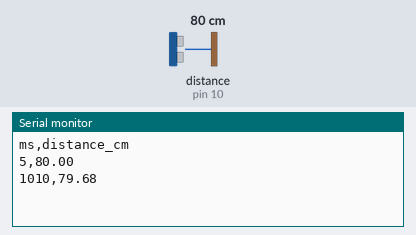
The sketch below on a simulated Arduino Uno, built with avr-gcc and run on an emulated ATmega328P. Shown: the last lines printed to the serial monitor. Wiring (inferred from the names in the program): ultrasonic range finder: trigger pin 9; echo pin 10. The test bench sets the inputs (shaded band); at power-on: distance to the obstacle (sensor on pin 10) 80 cm. The echo pulse lasts 58.3 µs per cm.

Above: at 1.8 s.
1.9 s: distance to the obstacle (sensor on pin 10) set to 2 cm
At 2.8 s:
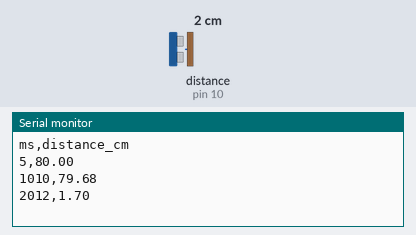
3.4 s: distance to the obstacle (sensor on pin 10) set to 4 cm
At 4.8 s:
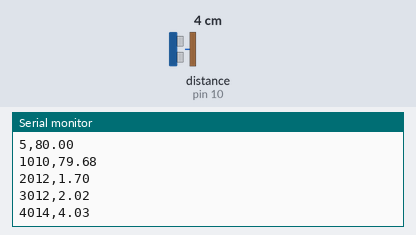
Timing chart, 0 to 6.4 s (numbered marks = the images above; inputs shaded):
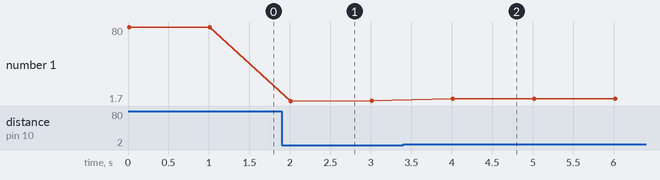

Measured:
- after the input at 1.9 s, the serial monitor: prints a new line after 0.11 s (image 1)
- after the input at 3.4 s, the serial monitor: prints a new line after 0.62 s (image 2)
- plotted number 1: 79.68 → 2.02 after the input at 1.9 s, 2.02 → 4.03 after the input at 3.4 s

The sketch:

HC-SR04.ino
```cpp
#define TRIG_PIN 9
#define ECHO_PIN 10

void setup() {
  Serial.begin(9600);

  pinMode(TRIG_PIN, OUTPUT);
  pinMode(ECHO_PIN, INPUT);

  Serial.println("ms,distance_cm");
}

void loop() {

  // Clear trigger
  digitalWrite(TRIG_PIN, LOW);
  delayMicroseconds(2);

  // Send 10 us pulse
  digitalWrite(TRIG_PIN, HIGH);
  delayMicroseconds(10);
  digitalWrite(TRIG_PIN, LOW);

  // Read echo with 30 ms timeout
  long duration = pulseIn(ECHO_PIN, HIGH, 30000);

  if (duration == 0) {
    Serial.print(millis());
    Serial.println(",No Echo");
    delay(1000);
    return;
  }

  float distance = duration * 0.0343 / 2.0;

  Serial.print(millis());
  Serial.print(",");
  Serial.println(distance, 2);

  delay(1000);
}
```
